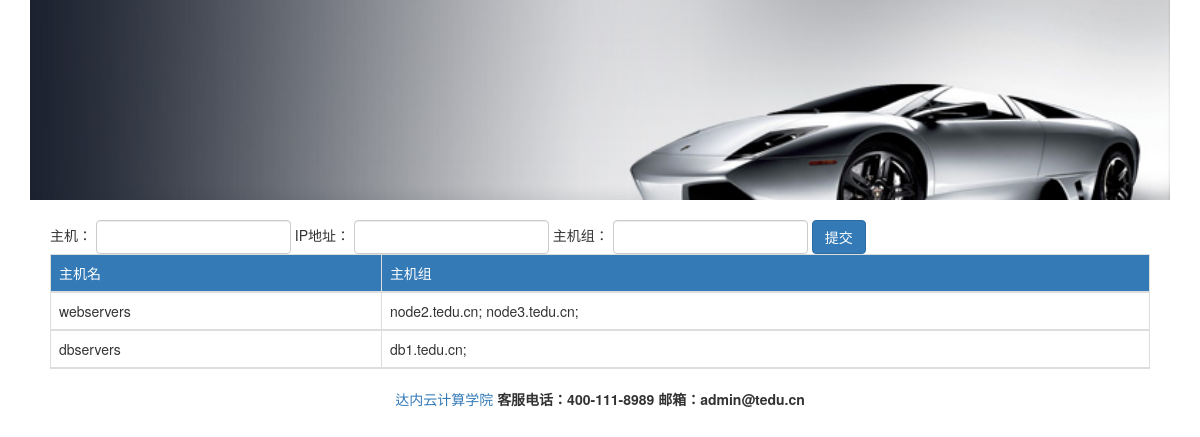
Before: /webansi/addhosts/ with the older database file.
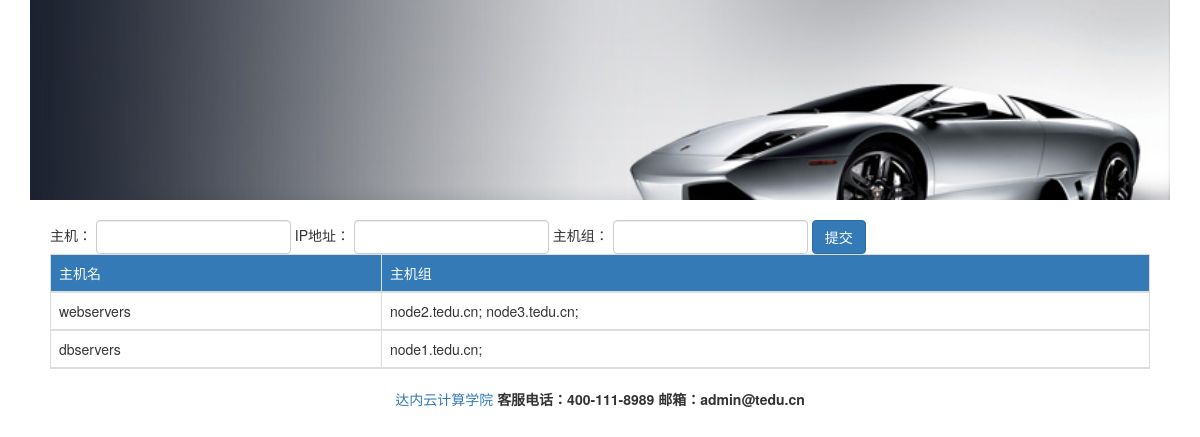
After: the same page with the newer database file.
### webansi/models.py (models this page shows, shortened)
class Group(models.Model):
    group = models.CharField(max_length=50)
    def __str__(self):
        return self.group

class Host(models.Model):
    hostname = models.CharField(max_length=50)
    ipaddr = models.CharField(max_length=15)
    group = models.ForeignKey(Group, on_delete=models.CASCADE)

### webansi/views.py (the view, shortened to what this page needs)
def addhosts(request):
    host_info = {}
    groups = Group.objects.all()  # qset
    for g in groups:
        hosts = []
        for host in g.host_set.all():
            hosts.append(host.hostname)
        host_info[g] = hosts
    return render(request, 'webansi/addhosts.html', {'host_info': host_info})

### webansi/templates/webansi/addhosts.html (shortened to what this page needs)
{% extends 'webansi/base.html' %}
{% block content %}
    <form action="" method="post" role="form" class="form-inline">
    <div class="form-group">
        <lable>
            主机：
            <input type="text" class="form-control" name="hostname">
        </lable>
    </div>
    <div class="form-group">
    <lable>
        IP地址：
        <input type="text" class="form-control" name="ipaddr">
    </lable>
    </div>
    <div class="form-group">
        <lable>
            主机组：
            <input type="text" class="form-control" name="group">
        </lable>
    </div>
    <div class="form-group">
        <input type="submit" value="提交" class="btn btn-primary">
    </div>
    </form>
    <table class="table table-bordered">
    <thead>
    <tr class="bg-primary">
        <td>主机名</td>
        <td>主机组</td>
    </tr>
    {% for group, hosts in host_info.items %}
        <tr>
            <td>{{ group }}</td>
            <td>
                {% for host in hosts %}
                    {{ host }};
                {% endfor %}
            </td>
        </tr>
    {% endfor %}
    </thead>
    </table>
{% endblock %}

### webansi/templates/webansi/base.html (shortened to what this page needs)
{% load staticfiles %}
<!DOCTYPE html>
<html lang="en">
<head>
    <link rel="stylesheet" href="{% static 'css/bootstrap.min.css' %}">
</head>
<body>
<div class="container">
    <div class="banner"></div>
    <div class="main">
        {% block content %}{% endblock %}
    </div>
    <div class="footer">
        <a href="http://linux.tedu.cn" target="_blank">达内云计算学院</a>
        <b>客服电话：400-111-8989 邮箱：admin@tedu.cn</b>
    </div>
</div>
</body>
</html>

Changed rows visible on the page:
removed Host: hosts "db1.tedu.cn"
added Host: hosts "node1.tedu.cn"
